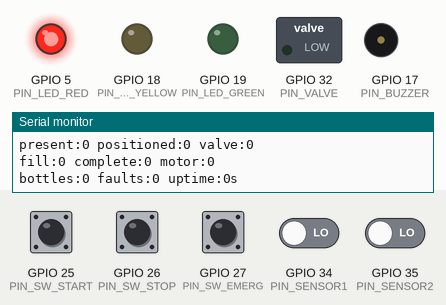
A sketch run on a simulated ESP32. On the bench: switched loads named in the sketch (green lamp = pin HIGH), output pins drawn as LEDs (lit = HIGH), buzzer (waves = sounding, pin HIGH), the last lines printed to the serial monitor. The test bench sets the inputs (shaded band); at power-on: GPIO 25 (PIN_SW_START), GPIO 26 (PIN_SW_STOP), GPIO 27 (PIN_SW_EMERG), GPIO 34 (PIN_SENSOR1), GPIO 35 (PIN_SENSOR2) LOW. No CAN messages arrive unless stated.

Above: at 1.7 s.
1.8 s: GPIO 25 (PIN_SW_START) pulled HIGH for 0.15 s
At 3.0 s:
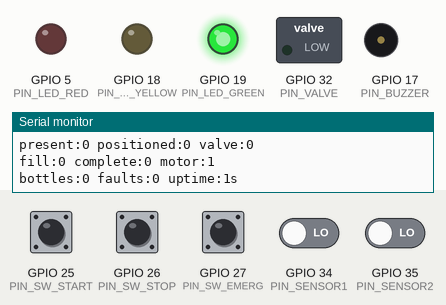
3.4 s: GPIO 26 (PIN_SW_STOP) pulled HIGH for 0.15 s
At 4.3 s:
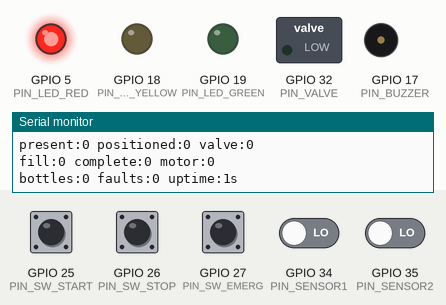
9.1 s: GPIO 25 (PIN_SW_START) pulled HIGH for 1 s
At 9.4 s:
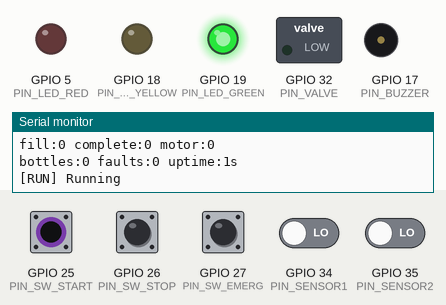
11.6 s: GPIO 26 (PIN_SW_STOP) pulled HIGH for 1 s
At 13.0 s:
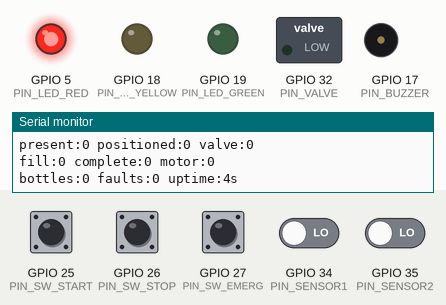
Timing chart, 0 to 14.6 s (numbered marks = the images above; inputs shaded):
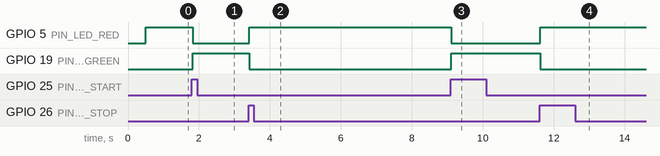

The sketch:

controller.ino
```cpp
/*
 * Bottle Filling System — CONTROLLER ESP32
 * Scenario A: Automated Bottle Filling System
 *
 * Converts ladder logic rungs to FreeRTOS tasks.
 * Sends system state to Receiver ESP32 via CAN bus (TWAI) every 200 ms.
 *
 * WIRING — CAN Transceiver (SN65HVD230 or TJA1050)
 *   ESP32 GPIO 21 → TX pin of transceiver
 *   ESP32 GPIO 22 → RX pin of transceiver
 *   Transceiver CANH / CANL → matched to Receiver transceiver
 *   Terminate each end of CAN bus with 120Ω resistor across CANH–CANL
 *
 * PIN MAPPING
 *   GPIO 34  Sensor 1 — Bottle presence
 *   GPIO 35  Sensor 2 — Bottle positioned / fill level
 *   GPIO 25  Switch 1 — Start
 *   GPIO 26  Switch 2 — Stop
 *   GPIO 27  Switch 3 — Emergency stop / Reset
 *   GPIO 32  Relay    — Filling valve
 *   GPIO 19  LED Green  — System running
 *   GPIO 18  LED Yellow — Filling in progress
 *   GPIO  5  LED Red    — Error / stopped
 *   GPIO 17  Buzzer     — Cycle complete
 *
 * CAN MESSAGES (500 kbps)
 *   ID 0x100  2 bytes — packed boolean flags
 *   ID 0x101  8 bytes — bottleCounter(u16) + faultCount(u16) + uptime(u32)
 *
 * FreeRTOS Tasks
 *   taskInputs       core 1, 10 ms  — reads sensors & detects switch edges
 *   taskStateMachine core 1, 10 ms  — ladder logic state machine
 *   taskOutputs      core 1, 10 ms  — drives GPIO outputs
 *   taskUptime       core 1,  1 s   — increments uptime while running
 *   taskCAN          core 0, 200 ms — transmits CAN frames
 *   taskSerial       core 0,  1 s   — Serial Monitor state dump
 */

#include "driver/twai.h"

// ─── CAN config ───────────────────────────────────────────────────────────────
#define CAN_TX_PIN  21
#define CAN_RX_PIN  22
#define CAN_ID_FLAGS    0x100
#define CAN_ID_COUNTERS 0x101

// ─── Timing (ladder TON timer values) ────────────────────────────────────────
const TickType_t TON_FILL   = pdMS_TO_TICKS(5000);   // fill duration timer
const TickType_t TON_BUZZER = pdMS_TO_TICKS(500);     // buzzer pulse timer
const TickType_t TON_FAULT  = pdMS_TO_TICKS(15000);   // fault detection timeout

// ─── Pins ─────────────────────────────────────────────────────────────────────
const int PIN_SENSOR1    = 34;  // I0.0 — bottle presence
const int PIN_SENSOR2    = 35;  // I0.1 — bottle positioned
const int PIN_SW_START   = 25;  // I0.2 — start
const int PIN_SW_STOP    = 26;  // I0.3 — stop
const int PIN_SW_EMERG   = 27;  // I0.4 — emergency stop / reset

const int PIN_VALVE      = 32;  // Q0.0 — filling valve relay
const int PIN_LED_GREEN  = 19;  // Q0.1 — system running
const int PIN_LED_YELLOW = 18;  // Q0.2 — filling in progress
const int PIN_LED_RED    = 5;   // Q0.3 — fault / stopped
const int PIN_BUZZER     = 17;  // Q0.4 — cycle complete alert

// ─── Shared state ─────────────────────────────────────────────────────────────
struct SystemState {
  // Physical inputs
  bool bottlePresent    = false;  // I0.0
  bool bottlePositioned = false;  // I0.1
  bool swStart          = false;  // I0.2 edge flag
  bool swStop           = false;  // I0.3 edge flag
  bool swEmergency      = false;  // I0.4 edge flag

  // Internal coils / bits (ladder memory bits)
  bool systemRunning    = false;  // M0.0
  bool fault            = false;  // M0.1
  bool emergencyStop    = false;  // M0.2
  bool fillEnable       = false;  // M0.3
  bool fillingComplete  = false;  // M0.4
  bool runLatch         = false;  // M0.5 — seal-in bit
  bool conveyorMotor    = false;  // M0.6

  // Outputs
  bool valveOn          = false;  // Q0.0
  bool greenLED         = false;  // Q0.1
  bool yellowLED        = false;  // Q0.2
  bool redLED           = true;   // Q0.3 — on at boot
  bool buzzerOn         = false;  // Q0.4

  // Software counter (CTU)
  int  bottleCounter    = 0;
  int  faultCount       = 0;
  int  uptime           = 0;
};

SystemState       g_state;
SemaphoreHandle_t g_mutex;

// ─── CAN flag packing ─────────────────────────────────────────────────────────
uint8_t packFlags0(const SystemState& s) {
  return (s.systemRunning    << 7) | (s.fault            << 6) |
         (s.emergencyStop    << 5) | (s.bottlePresent    << 4) |
         (s.bottlePositioned << 3) | (s.fillEnable       << 2) |
         (s.fillingComplete  << 1) | (s.runLatch         << 0);
}
uint8_t packFlags1(const SystemState& s) {
  return (s.conveyorMotor << 7) | (s.valveOn    << 6) |
         (s.greenLED      << 5) | (s.yellowLED  << 4) |
         (s.redLED        << 3) | (s.buzzerOn   << 2);
}

// ═════════════════════════════════════════════════════════════════════════════
// TASK: taskInputs  (core 1, 10 ms)
// Reads physical inputs; detects rising edges on momentary switches.
// ═════════════════════════════════════════════════════════════════════════════
void taskInputs(void* pv) {
  bool lastStart = false, lastStop = false, lastEmerg = false;

  for (;;) {
    bool rawPresent    = digitalRead(PIN_SENSOR1)  == HIGH;
    bool rawPositioned = digitalRead(PIN_SENSOR2)  == HIGH;
    bool rawStart      = digitalRead(PIN_SW_START) == HIGH;
    bool rawStop       = digitalRead(PIN_SW_STOP)  == HIGH;
    bool rawEmerg      = digitalRead(PIN_SW_EMERG) == HIGH;

    xSemaphoreTake(g_mutex, portMAX_DELAY);
    g_state.bottlePresent    = rawPresent;
    g_state.bottlePositioned = rawPositioned;
    if (rawStart && !lastStart) g_state.swStart     = true;
    if (rawStop  && !lastStop)  g_state.swStop      = true;
    if (rawEmerg && !lastEmerg) g_state.swEmergency = true;
    xSemaphoreGive(g_mutex);

    lastStart = rawStart;
    lastStop  = rawStop;
    lastEmerg = rawEmerg;

    vTaskDelay(pdMS_TO_TICKS(10));
  }
}

// ═════════════════════════════════════════════════════════════════════════════
// TASK: taskStateMachine  (core 1, 10 ms)
// Ladder-to-code conversion — each block below maps to a ladder rung.
// ═════════════════════════════════════════════════════════════════════════════
void taskStateMachine(void* pv) {
  TickType_t fillStart          = 0;
  TickType_t buzzerStart        = 0;
  TickType_t bottlePresentStart = 0;
  bool       buzzerPending      = false;

  for (;;) {
    TickType_t now = xTaskGetTickCount();

    xSemaphoreTake(g_mutex, portMAX_DELAY);

    bool doStart  = g_state.swStart;     g_state.swStart     = false;
    bool doStop   = g_state.swStop;      g_state.swStop      = false;
    bool doEmerg  = g_state.swEmergency; g_state.swEmergency = false;
    bool present    = g_state.bottlePresent;
    bool positioned = g_state.bottlePositioned;

    // ── Rung 1: Emergency stop override (highest priority) ───────────────────
    // Ladder: [I0.4] ──┬── (M0.2) Emergency stop SET
    //                  └── [/M0.2] ── (M0.2 RESET, M0.1 RESET)
    if (doEmerg) {
      if (!g_state.emergencyStop) {
        g_state.emergencyStop = true;
        g_state.systemRunning = false;
        g_state.runLatch      = false;
        g_state.fault         = true;
        g_state.valveOn       = false;
        g_state.conveyorMotor = false;
        g_state.buzzerOn      = false;
        g_state.faultCount++;
        buzzerPending = false;
        Serial.println("[!!!] EMERGENCY STOP");
      } else {
        // Second press = reset
        g_state.emergencyStop   = false;
        g_state.fault           = false;
        g_state.fillingComplete = false;
        g_state.fillEnable      = false;
        bottlePresentStart      = 0;
        Serial.println("[RST] Reset — press START to run");
      }
    }

    // ── Rung 2: Stop logic ────────────────────────────────────────────────────
    // Ladder: [I0.3][M0.0] ── (M0.0 RESET, M0.5 RESET)
    if (doStop && g_state.systemRunning) {
      g_state.systemRunning = false;
      g_state.runLatch      = false;
      g_state.valveOn       = false;
      g_state.conveyorMotor = false;
      g_state.buzzerOn      = false;
      buzzerPending         = false;
      Serial.println("[STP] Stopped");
    }

    // ── Rung 3: Start / seal-in latch ────────────────────────────────────────
    // Ladder: [I0.2 + M0.5][/M0.2][/M0.1] ── (M0.0, M0.5)
    if (doStart && !g_state.systemRunning && !g_state.emergencyStop) {
      g_state.systemRunning = true;
      g_state.runLatch      = true;
      g_state.fault         = false;
      bottlePresentStart    = 0;
      Serial.println("[RUN] Running");
    }

    // ── Rungs 4–7: Filling sequence (executes only when M0.0 = 1) ────────────
    if (g_state.systemRunning && !g_state.fault && !g_state.emergencyStop) {
      g_state.conveyorMotor = true;

      // Rung 4: Open valve when bottle detected in position
      // Ladder: [M0.0][I0.0][I0.1][/M0.3][/M0.4] ── (Q0.0, M0.3) TON start
      if (present && positioned && !g_state.fillEnable && !g_state.fillingComplete) {
        g_state.fillEnable = true;
        g_state.valveOn    = true;
        fillStart          = now;
        bottlePresentStart = 0;
        Serial.printf("[FIL] Filling #%d\n", g_state.bottleCounter + 1);
      }

      // Rung 5: TON done — close valve, increment CTU counter
      // Ladder: [M0.3][TON >= 5s] ── (Q0.0 RESET, M0.4, CTU++)
      if (g_state.fillEnable && g_state.valveOn && (now - fillStart) >= TON_FILL) {
        g_state.valveOn         = false;
        g_state.fillingComplete = true;
        g_state.fillEnable      = false;
        g_state.bottleCounter++;          // CTU count up
        g_state.buzzerOn        = true;
        buzzerPending           = true;
        buzzerStart             = now;
        Serial.printf("[DON] Bottle #%d done\n", g_state.bottleCounter);
      }

      // Rung 6: Bottle removed — reset fill complete, ready for next cycle
      // Ladder: [M0.4][/I0.0] ── (M0.4 RESET)
      if (g_state.fillingComplete && !present) {
        g_state.fillingComplete = false;
        bottlePresentStart      = 0;
        Serial.println("[NXT] Ready");
      }

      // Rung 7: Fault — bottle present but not positioned within timeout
      // Ladder: [I0.0][/I0.1][/M0.3][TON >= 15s] ── (M0.1, CTU_fault++)
      if (present && !positioned && !g_state.fillEnable && !g_state.fillingComplete) {
        if (bottlePresentStart == 0) bottlePresentStart = now;
        if ((now - bottlePresentStart) >= TON_FAULT) {
          g_state.fault      = true;
          g_state.valveOn    = false;
          g_state.faultCount++;
          bottlePresentStart = 0;
          Serial.println("[ERR] Fault: bottle not positioned");
        }
      } else {
        if (!g_state.fillEnable && !present) bottlePresentStart = 0;
      }

    } else {
      g_state.conveyorMotor = false;
      if (!g_state.fillingComplete) g_state.valveOn = false;
    }

    // ── Rung 8: Buzzer TOF timer ──────────────────────────────────────────────
    // Ladder: [Q0.4][TON_buzzer >= 500ms] ── (Q0.4 RESET)
    if (buzzerPending && g_state.buzzerOn && (now - buzzerStart) >= TON_BUZZER) {
      g_state.buzzerOn = false;
      buzzerPending    = false;
    }

    xSemaphoreGive(g_mutex);
    vTaskDelay(pdMS_TO_TICKS(10));
  }
}

// ═════════════════════════════════════════════════════════════════════════════
// TASK: taskOutputs  (core 1, 10 ms)
// Derives LED states from logic bits and drives all GPIO outputs.
// ═════════════════════════════════════════════════════════════════════════════
void taskOutputs(void* pv) {
  for (;;) {
    xSemaphoreTake(g_mutex, portMAX_DELAY);
    g_state.greenLED  =  g_state.systemRunning && !g_state.fault && !g_state.emergencyStop;
    g_state.yellowLED =  g_state.valveOn;
    g_state.redLED    = !g_state.systemRunning || g_state.fault || g_state.emergencyStop;

    bool valve  = g_state.valveOn;
    bool green  = g_state.greenLED;
    bool yellow = g_state.yellowLED;
    bool red    = g_state.redLED;
    bool buzz   = g_state.buzzerOn;
    xSemaphoreGive(g_mutex);

    digitalWrite(PIN_VALVE,      valve  ? HIGH : LOW);
    digitalWrite(PIN_LED_GREEN,  green  ? HIGH : LOW);
    digitalWrite(PIN_LED_YELLOW, yellow ? HIGH : LOW);
    digitalWrite(PIN_LED_RED,    red    ? HIGH : LOW);
    digitalWrite(PIN_BUZZER,     buzz   ? HIGH : LOW);

    vTaskDelay(pdMS_TO_TICKS(10));
  }
}

// ═════════════════════════════════════════════════════════════════════════════
// TASK: taskUptime  (core 1, 1 s)
// Software counter — increments only while system is running.
// ═════════════════════════════════════════════════════════════════════════════
void taskUptime(void* pv) {
  for (;;) {
    vTaskDelay(pdMS_TO_TICKS(1000));
    xSemaphoreTake(g_mutex, portMAX_DELAY);
    if (g_state.systemRunning) g_state.uptime++;
    xSemaphoreGive(g_mutex);
  }
}

// ═════════════════════════════════════════════════════════════════════════════
// TASK: taskCAN  (core 0, 200 ms)
// Transmits two CAN frames to Receiver ESP32.
//   0x100 — 2-byte packed boolean flags
//   0x101 — 8-byte counters
// ═════════════════════════════════════════════════════════════════════════════
void taskCAN(void* pv) {
  for (;;) {
    vTaskDelay(pdMS_TO_TICKS(200));

    xSemaphoreTake(g_mutex, portMAX_DELAY);
    SystemState s = g_state;
    xSemaphoreGive(g_mutex);

    // Frame 0x100 — flags
    twai_message_t msg0 = {};
    msg0.identifier       = CAN_ID_FLAGS;
    msg0.data_length_code = 2;
    msg0.data[0]          = packFlags0(s);
    msg0.data[1]          = packFlags1(s);
    esp_err_t r0 = twai_transmit(&msg0, pdMS_TO_TICKS(10));
    if (r0 != ESP_OK) Serial.printf("[CAN] TX 0x100 err: %d\n", r0);

    // Frame 0x101 — counters (big-endian)
    twai_message_t msg1 = {};
    msg1.identifier       = CAN_ID_COUNTERS;
    msg1.data_length_code = 8;
    msg1.data[0] = (s.bottleCounter >> 8) & 0xFF;
    msg1.data[1] =  s.bottleCounter       & 0xFF;
    msg1.data[2] = (s.faultCount    >> 8) & 0xFF;
    msg1.data[3] =  s.faultCount          & 0xFF;
    msg1.data[4] = (s.uptime >> 24) & 0xFF;
    msg1.data[5] = (s.uptime >> 16) & 0xFF;
    msg1.data[6] = (s.uptime >>  8) & 0xFF;
    msg1.data[7] =  s.uptime        & 0xFF;
    esp_err_t r1 = twai_transmit(&msg1, pdMS_TO_TICKS(10));
    if (r1 != ESP_OK) Serial.printf("[CAN] TX 0x101 err: %d\n", r1);
  }
}

// ═════════════════════════════════════════════════════════════════════════════
// TASK: taskSerial  (core 0, 1 s)
// ═════════════════════════════════════════════════════════════════════════════
void taskSerial(void* pv) {
  for (;;) {
    vTaskDelay(pdMS_TO_TICKS(1000));

    xSemaphoreTake(g_mutex, portMAX_DELAY);
    SystemState s = g_state;
    xSemaphoreGive(g_mutex);

    Serial.println("---");
    Serial.printf("running:%d fault:%d emergency:%d\n",  s.systemRunning, s.fault, s.emergencyStop);
    Serial.printf("present:%d positioned:%d valve:%d\n", s.bottlePresent, s.bottlePositioned, s.valveOn);
    Serial.printf("fill:%d complete:%d motor:%d\n",      s.fillEnable, s.fillingComplete, s.conveyorMotor);
    Serial.printf("bottles:%d faults:%d uptime:%ds\n",   s.bottleCounter, s.faultCount, s.uptime);
  }
}

// ═════════════════════════════════════════════════════════════════════════════
// setup / loop
// ═════════════════════════════════════════════════════════════════════════════
void setup() {
  Serial.begin(115200);
  delay(500);
  Serial.println("\n=== CONTROLLER ESP32 BOOT ===");

  pinMode(PIN_SENSOR1,    INPUT);
  pinMode(PIN_SENSOR2,    INPUT);
  pinMode(PIN_SW_START,   INPUT_PULLDOWN);
  pinMode(PIN_SW_STOP,    INPUT_PULLDOWN);
  pinMode(PIN_SW_EMERG,   INPUT_PULLDOWN);
  pinMode(PIN_VALVE,      OUTPUT);
  pinMode(PIN_LED_GREEN,  OUTPUT);
  pinMode(PIN_LED_YELLOW, OUTPUT);
  pinMode(PIN_LED_RED,    OUTPUT);
  pinMode(PIN_BUZZER,     OUTPUT);

  digitalWrite(PIN_VALVE,      LOW);
  digitalWrite(PIN_LED_GREEN,  LOW);
  digitalWrite(PIN_LED_YELLOW, LOW);
  digitalWrite(PIN_LED_RED,    HIGH);
  digitalWrite(PIN_BUZZER,     LOW);

  // TWAI (CAN) init
  twai_general_config_t g_config = TWAI_GENERAL_CONFIG_DEFAULT(
    (gpio_num_t)CAN_TX_PIN, (gpio_num_t)CAN_RX_PIN, TWAI_MODE_NORMAL);
  twai_timing_config_t  t_config = TWAI_TIMING_CONFIG_500KBITS();
  twai_filter_config_t  f_config = TWAI_FILTER_CONFIG_ACCEPT_ALL();

  if (twai_driver_install(&g_config, &t_config, &f_config) != ESP_OK ||
      twai_start() != ESP_OK) {
    Serial.println("[CAN] Init FAILED — halting.");
    while (true) delay(1000);
  }
  Serial.println("[CAN] TWAI ready at 500 kbps");

  g_mutex = xSemaphoreCreateMutex();
  configASSERT(g_mutex);

  xTaskCreatePinnedToCore(taskInputs,       "Inputs",       2048, NULL, 3, NULL, 1);
  xTaskCreatePinnedToCore(taskStateMachine, "StateMachine", 4096, NULL, 3, NULL, 1);
  xTaskCreatePinnedToCore(taskOutputs,      "Outputs",      2048, NULL, 3, NULL, 1);
  xTaskCreatePinnedToCore(taskUptime,       "Uptime",       1024, NULL, 1, NULL, 1);
  xTaskCreatePinnedToCore(taskCAN,          "CAN",          4096, NULL, 2, NULL, 0);
  xTaskCreatePinnedToCore(taskSerial,       "Serial",       4096, NULL, 1, NULL, 0);

  Serial.println("=== All tasks started. Press START to begin. ===\n");
}

void loop() {
  vTaskDelay(portMAX_DELAY);
}
```

Measured:
- after the input at 1.8 s, GPIO 5 (PIN_LED_RED): HIGH → LOW at once; GPIO 19 (PIN_LED_GREEN): LOW → HIGH at once
- after the input at 3.4 s, GPIO 5 (PIN_LED_RED): LOW → HIGH at once; GPIO 19 (PIN_LED_GREEN): HIGH → LOW at once
- after the input at 9.1 s, GPIO 5 (PIN_LED_RED): HIGH → LOW at once; GPIO 19 (PIN_LED_GREEN): LOW → HIGH at once
- after the input at 11.6 s, GPIO 5 (PIN_LED_RED): LOW → HIGH at once; GPIO 19 (PIN_LED_GREEN): HIGH → LOW at once
